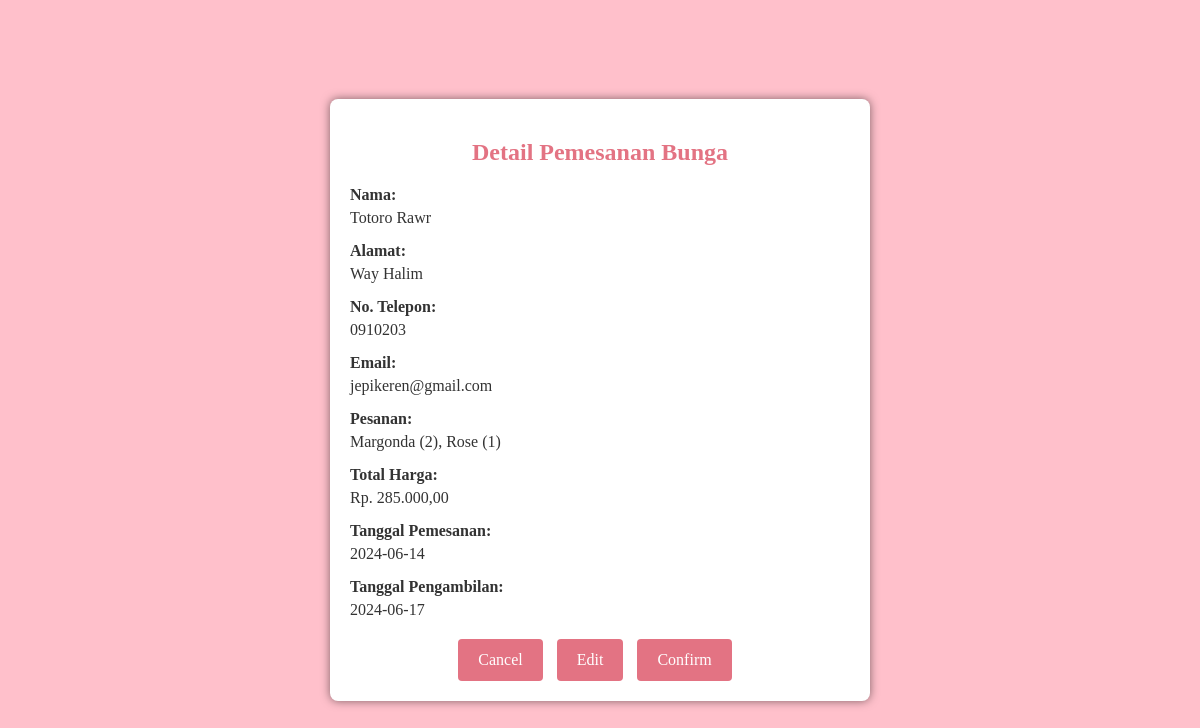
/UAP/order_detail.php?id=6, run on the app's committed database.
### tables this page shows
CREATE TABLE `orders` (
  `id` int(11) NOT NULL,
  `nama` varchar(100) NOT NULL,
  `alamat` text NOT NULL,
  `no_telpon` varchar(20) NOT NULL,
  `email` varchar(100) NOT NULL,
  `pesanan` text NOT NULL,
  `tanggal_pemesanan` date NOT NULL,
  `tanggal_pengambilan` date NOT NULL,
  `total_harga` decimal(10,2) NOT NULL
);

### UAP/order_detail.php (the view, shortened to what this page needs)
<?php
include 'connect/koneksi.php';
if (isset($_GET['id'])) {
    $order_id = $_GET['id'];
    $query = "SELECT * FROM orders WHERE id = $order_id";
    $result = mysqli_query($conn, $query);
    if (mysqli_num_rows($result) == 1) {
        $row = mysqli_fetch_assoc($result);
        $nama = $row['nama'];
        $alamat = $row['alamat'];
        $no_telpon = $row['no_telpon'];
        $email = $row['email'];
        $pesanan = $row['pesanan'];
        $total_harga = $row['total_harga'];
        $tanggal_pemesanan = $row['tanggal_pemesanan'];
        $tanggal_pengambilan = $row['tanggal_pengambilan'];
    } else {
        die('Order not found');
    }
} else {
    die('No order ID provided');
}
?>
<!DOCTYPE html>
<html lang="en">
<head>
</head>
<body>
    <div class="container">
        <h2>Detail Pemesanan Bunga</h2>
        <div class="detail-group">
            <label>Nama:</label>
            <span><?php echo $nama; ?></span>
        </div>
        <div class="detail-group">
            <label>Alamat:</label>
            <span><?php echo $alamat; ?></span>
        </div>
        <div class="detail-group">
            <label>No. Telepon:</label>
            <span><?php echo $no_telpon; ?></span>
        </div>
        <div class="detail-group">
            <label>Email:</label>
            <span><?php echo $email; ?></span>
        </div>
        <div class="detail-group">
            <label>Pesanan:</label>
            <span><?php echo $pesanan; ?></span>
        </div>
        <div class="detail-group">
            <label>Total Harga:</label>
            <span><?php echo 'Rp. ' . number_format($total_harga, 2, ',', '.'); ?></span>
        </div>
        <div class="detail-group">
            <label>Tanggal Pemesanan:</label>
            <span><?php echo $tanggal_pemesanan; ?></span>
        </div>
        <div class="detail-group">
            <label>Tanggal Pengambilan:</label>
            <span><?php echo $tanggal_pengambilan; ?></span>
        </div>
        <div class="button-group">
        <a href="hapus-booking.php?id=<?php echo $order_id; ?>"><button>Cancel</button></a>
            <a href="edit-booking.php?id=<?php echo $order_id; ?>"><button>Edit</button></a>
            <button onclick="window.location.href='confirm-booking.php'">Confirm</button>
        </div>
    </div>
</body>
</html>

### UAP/order_detail.php (style rules this page uses)
* { font-family: 'Lucida Sans'; }
body { margin: 0; padding: 0; display: flex; justify-content: center; align-items: center; height: 100vh; background-color: pink; color: #333; }
.container { background-color: #fff; padding: 20px; box-shadow: 0 0 10px rgba(0, 0, 0, 0.5); border-radius: 8px; width: 100%; max-width: 500px; }
h2 { color: #E37383; text-align: center; }
.detail-group { margin-bottom: 15px; }
.detail-group label { display: block; margin-bottom: 5px; font-weight: bold; }
.detail-group span { font-weight: normal; }
.button-group { text-align: center; margin-top: 20px; }
.button-group button { background-color: #E37383; color: #fff; border: none; padding: 12px 20px; cursor: pointer; border-radius: 4px; font-size: 16px; margin-right: 10px; }

### data on the page
orders: nama "Totoro Rawr", alamat "Way Halim", no_telpon "0910203", email "jepikeren@gmail.com", pesanan "Margonda (2), Rose (1)", total_harga "285.000,00", tanggal_pemesanan "2024-06-14", tanggal_pengambilan "2024-06-17"
